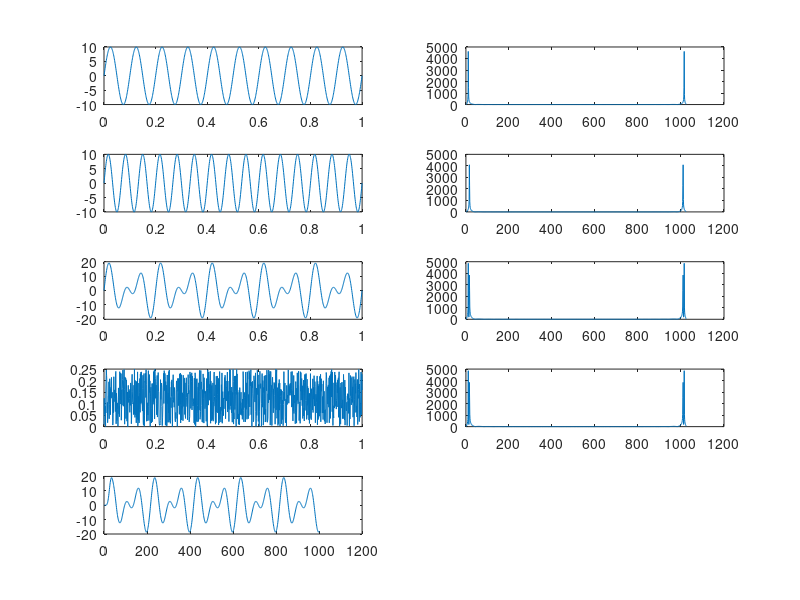

The MATLAB source for this figure:
clc;
clear all;
close all;

f_angle = 1000;
d = 10;
t = 0:1/f_angle:1;
f1 =10;
s1 = d * sin(2*pi*f1*t);
subplot(5,2,1)
plot(t, s1)

y1 = fft(s1, 1024);
y2 = abs(y1);
subplot(5,2,2)
plot(y2)

f2 = 15;
s2 = d * sin(2*pi*f2*t);
subplot(5,2,3)
plot(t, s2)

y3 = fft(s2, 1024);
y4 = abs(y3);
subplot(5,2,4)
plot(y4)

s3 = s1 + s2;
subplot(5,2,5)
plot(t, s3)

y5 = fft(s3, 1024);
y6 = abs(y5);
subplot(5,2,6)
plot(y6)

noise = 0.25 * rand(size(t));
subplot(5,2,7)
plot(t, noise)

s4 = s3 + noise;
y7 = fft(s4, 1024);
y8 = abs(y7);
subplot(5,2,8)
plot(y8)

fo = 6; % filter order
fc = 50; % cut off freq.
w = 2 * fc / f_angle; % normalized filter

% Chebyshev filter
[c, d] = cheby1(fo, 0.5, w); % 0.5 is the ripple factor

f_s = filter(c, d, s4);
subplot(5,2,9)
plot(f_s)